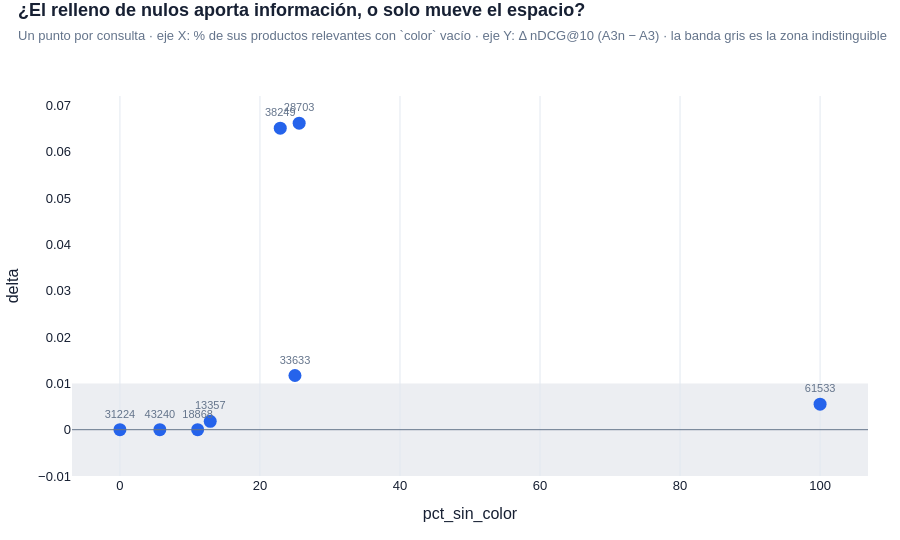

Notebook cell for this chart:
### Code cell
plot_effect_vs_exposure(
    control_d02,
    exposure="pct_sin_color",
    effect="delta",
    tolerance=TOLERANCIA_R01,
    title="¿El relleno de nulos aporta información, o solo mueve el espacio?",
    subtitle=(
        "Un punto por consulta · eje X: % de sus productos relevantes con `color` vacío · "
        "eje Y: Δ nDCG@10 (A3n − A3) · la banda gris es la zona indistinguible"
    ),
).show()

### Figure 1 — Plotly figure (JSON) as saved in the notebook; plotly's stock layout.template omitted (floating-point values rounded to 4 significant figures)
{"data": [{"hovertemplate": "<b>%{text}</b><br>pct_sin_color: %{x}<br>delta: %{y:+.4f}<extra></extra>", "legendgroup": "", "marker": {"color": "#2563EB", "line": {"width": 0}, "size": 13, "symbol": "circle"}, "mode": "markers+text", "name": "", "orientation": "v", "showlegend": false, "text": ["61533", "28703", "33633", "38249", "13357", "18868", "43240", "31224"], "textfont": {"color": "#64748B", "size": 11}, "textposition": "top center", "type": "scatter", "x": [100.0, 25.6, 25.0, 22.9, 12.9, 11.1, 5.7, 0.0], "xaxis": "x", "y": [0.0055, 0.0662, 0.0117, 0.0651, 0.0018, 0.0, 0.0, 0.0], "yaxis": "y"}], "layout": {"colorway": ["#2563EB", "#14B8A6", "#F59E0B", "#8B5CF6", "#EC4899", "#0EA5E9", "#84CC16", "#F97316"], "font": {"color": "#172033", "family": "Arial, sans-serif", "size": 13}, "height": 540, "hoverlabel": {"bgcolor": "white", "font": {"family": "Arial", "size": 13}}, "legend": {"orientation": "h", "tracegroupgap": 0, "x": 1, "xanchor": "right", "y": 1.02, "yanchor": "bottom"}, "margin": {"b": 64, "l": 72, "r": 32, "t": 96}, "paper_bgcolor": "#FFFFFF", "plot_bgcolor": "#FFFFFF", "shapes": [{"fillcolor": "#94A3B8", "layer": "below", "line": {"width": 0}, "opacity": 0.18, "type": "rect", "x0": 0, "x1": 1, "xref": "x domain", "y0": -0.01, "y1": 0.01, "yref": "y"}, {"line": {"color": "#64748B", "width": 1}, "type": "line", "x0": 0, "x1": 1, "xref": "x domain", "y0": 0, "y1": 0, "yref": "y"}], "title": {"text": "<b>¿El relleno de nulos aporta información, o solo mueve el espacio?</b><br><span style='font-size:13px;color:#64748B'>Un punto por consulta · eje X: % de sus productos relevantes con `color` vacío · eje Y: Δ nDCG@10 (A3n − A3) · la banda gris es la zona indistinguible</span>", "x": 0.02, "xanchor": "left", "y": 0.97}, "xaxis": {"anchor": "y", "automargin": true, "domain": [0, 1], "gridcolor": "#E2E8F0", "showgrid": true, "title": {"text": "pct_sin_color"}, "zeroline": false}, "yaxis": {"anchor": "x", "automargin": true, "domain": [0, 1], "showgrid": false, "title": {"text": "delta"}, "zeroline": false}}}
